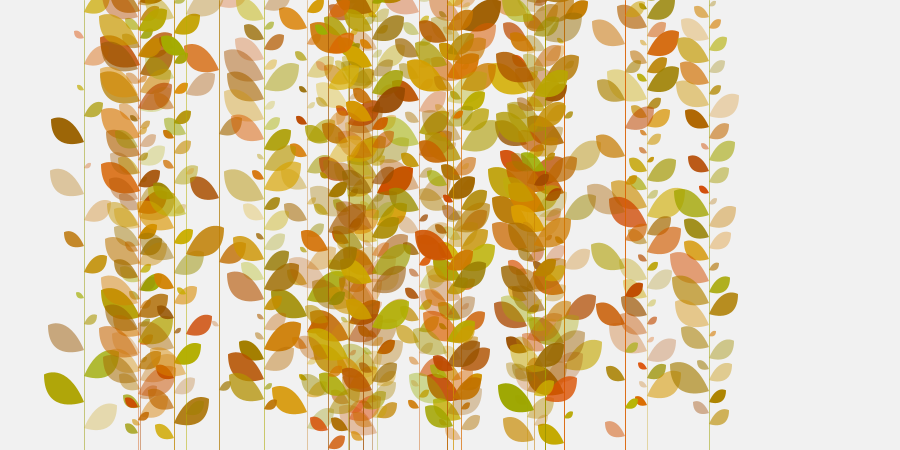
Frame 1 (no input)
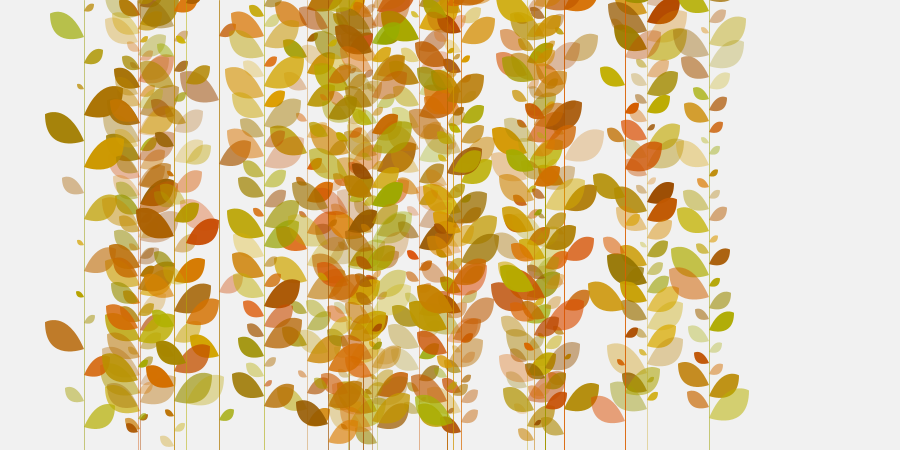
Frame 2 (the mouse pressed at the canvas centre, redrawn once)

The Processing sketch that drew these frames (run headless with seeded random() and noise(); the mouse was pressed at the canvas centre and the sketch redrawn once):

// Processing sketch: processing_49804
// ── processing_49804.pde

ArrayList veinpopulation;
ArrayList leafpopulation;

void setup(){
 size(900, 450);
 //background(241);
 smooth();
 int w = 60;
 veinpopulation = new ArrayList();
 for( int i=0; i<25; i++ ){
  veinpopulation.add( new vein( int(random(w, width-w)), int(random(7, 51)) ));
 }
}

void draw(){
 background(241);
 noLoop();
 for( int i=0; i<veinpopulation.size(); i++ ){
  vein v = (vein) veinpopulation.get(i);
  v.render();
  for( int j=0; j<leafpopulation.size(); j++ ){
   leaf f = (leaf) leafpopulation.get(j);
   f.render();
  }
 }
}
//---------------------------------------


//---------------------------------------
class vein{
//variables
int x, leafNum;
int strokeColor = color( int(random(150,221)), int(random(71,180)), 0, int(random(69,255)) );
//constructor
vein( int _x, int _leafNum ){
 x = _x;
 leafNum = _leafNum;
}

void render(){
 strokeWeight(1);
 stroke( strokeColor );
 line( x, 0, x, height );
 int gap = height /leafNum;
 int r = int(random(gap));
 int direction = 1;
 leafpopulation = new ArrayList();
 for( int i=0; i<leafNum; i++ ){
  int fillColor = color( int(random(150,221)), int(random(71,180)), 0,   int(random(69,255)) );
  leafpopulation.add( new leaf( x, gap*i +r, int(random(7, 41)), direction, fillColor ));
  direction = -direction;
 }
}
}
//---------------------------------------


//---------------------------------------
class leaf{
//variables
int x, y, leafSize, leafDir, leafSpeed, leafColor;
//constructor
leaf( int _x, int _y, int _leafSize, int _leafDir, int _leafColor ){
 x = _x;
 y = _y;
 leafSize = _leafSize;
 leafDir = _leafDir;
 leafColor = _leafColor;
}

void render(){
 noStroke();
 fill( leafColor );
 pushMatrix();
 translate(x, y);   //move to position
 scale( leafSize );   //scale to size
 beginShape();   //draw the shape
 vertex( leafDir, -0.6875 );
 bezierVertex( leafDir, -0.6875, leafDir*0.4375, -1.03125, 0, 0 );
 bezierVertex( 0, 0, leafDir, 0.375, leafDir, -0.6875 );
 endShape();
 popMatrix();
}
}
